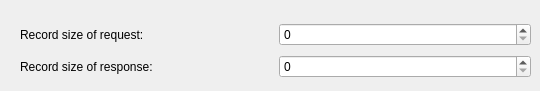
    <widget class="QWidget" name="tab_30">
     <attribute name="title">
      <string>Routine Stop</string>
     </attribute>
     <widget class="QWidget" name="layoutWidget_35">
      <property name="geometry">
       <rect>
        <x>20</x>
        <y>20</y>
        <width>511</width>
        <height>62</height>
       </rect>
      </property>
      <layout class="QVBoxLayout" name="verticalLayout_24">
       <item>
        <layout class="QHBoxLayout" name="horizontalLayout_56">
         <item>
          <widget class="QLabel" name="label_50">
           <property name="text">
            <string>Record size of request:</string>
           </property>
          </widget>
         </item>
         <item>
          <widget class="QSpinBox" name="spbxRtnStopReqSize">
           <property name="toolTip">
            <string>&lt;!DOCTYPE HTML PUBLIC &quot;-//W3C//DTD HTML 4.0//EN&quot; &quot;http://www.w3.org/TR/REC-html40/strict.dtd&quot;&gt;
&lt;html&gt;&lt;head&gt;&lt;meta name=&quot;qrichtext&quot; content=&quot;1&quot; /&gt;&lt;style type=&quot;text/css&quot;&gt;
p, li { white-space: pre-wrap; }
&lt;/style&gt;&lt;/head&gt;&lt;body style=&quot; font-family:'Consolas'; font-size:12pt; font-weight:400; font-style:normal;&quot;&gt;
&lt;p style=&quot; margin-top:0px; margin-bottom:0px; margin-left:0px; margin-right:0px; -qt-block-indent:0; text-indent:0px;&quot;&gt;This is the optional parameter size of sub function request&lt;/p&gt;&lt;/body&gt;&lt;/html&gt;</string>
           </property>
           <property name="maximum">
            <number>65535</number>
           </property>
          </widget>
         </item>
        </layout>
       </item>
       <item>
        <layout class="QHBoxLayout" name="horizontalLayout_57">
         <item>
          <widget class="QLabel" name="label_51">
           <property name="text">
            <string>Record size of response:</string>
           </property>
          </widget>
         </item>
         <item>
          <widget class="QSpinBox" name="spbxRtnStopResSize">
           <property name="toolTip">
            <string>&lt;!DOCTYPE HTML PUBLIC &quot;-//W3C//DTD HTML 4.0//EN&quot; &quot;http://www.w3.org/TR/REC-html40/strict.dtd&quot;&gt;
&lt;html&gt;&lt;head&gt;&lt;meta name=&quot;qrichtext&quot; content=&quot;1&quot; /&gt;&lt;style type=&quot;text/css&quot;&gt;
p, li { white-space: pre-wrap; }
&lt;/style&gt;&lt;/head&gt;&lt;body style=&quot; font-family:'Consolas'; font-size:12pt; font-weight:400; font-style:normal;&quot;&gt;
&lt;p style=&quot; margin-top:0px; margin-bottom:0px; margin-left:0px; margin-right:0px; -qt-block-indent:0; text-indent:0px;&quot;&gt;This is the optional parameter size of sub function response&lt;/p&gt;&lt;/body&gt;&lt;/html&gt;</string>
           </property>
           <property name="maximum">
            <number>65535</number>
           </property>
          </widget>
         </item>
        </layout>
       </item>
      </layout>
     </widget>
    </widget>
